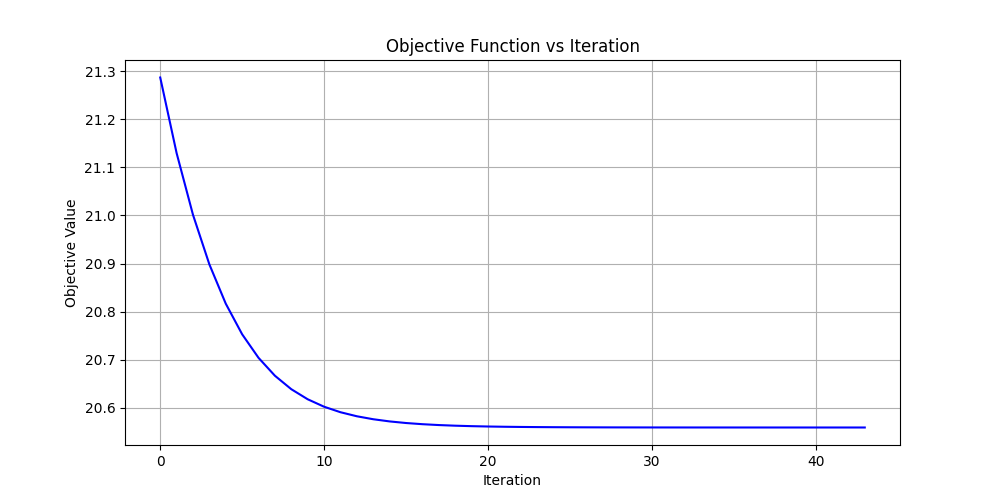

Here is the Python script that generated this plot:
import pandas as pd
import numpy as np
from sklearn.preprocessing import StandardScaler
import matplotlib.pyplot as plt

data = pd.read_csv("USArrests.csv")
states = data.iloc[:,0]
features = ["Murder", "Assault", "UrbanPop", "Rape"]

scaler = StandardScaler()
X = data[features]
X_scaled = scaler.fit_transform(X)

mask = np.ones_like(X_scaled)
for i in range(len(states)):
    mask[i, np.random.randint(0, 4)] = 0

def nuclear_prox(Z, tau):
    U, s, Vt = np.linalg.svd(Z, full_matrices=False)
    s = np.maximum(s - tau, 0)
    return U @ np.diag(s) @ Vt

def objective(X, Z, mask, lambda_=1.0):
    return 0.5 * np.sum((mask * (X - Z))**2) + np.sum(np.linalg.svd(Z, compute_uv=False))

Z = np.zeros_like(X_scaled)
step_size = 1.0
max_iter = 100
obj_values = []

for iter in range(max_iter):
    grad = mask * (Z - X_scaled)
    Z_new = Z - step_size * grad
    Z_new = nuclear_prox(Z_new, step_size)
    
    obj = objective(X_scaled, Z_new, mask)
    obj_values.append(obj)
    
    if iter > 0 and abs(obj_values[-1] - obj_values[-2]) < 1e-6:
        break
    
    Z = Z_new

plt.figure(figsize=(10, 5))
plt.plot(obj_values, 'b-')
plt.xlabel('Iteration')
plt.ylabel('Objective Value')
plt.title('Objective Function vs Iteration')
plt.grid(True)
plt.show()
